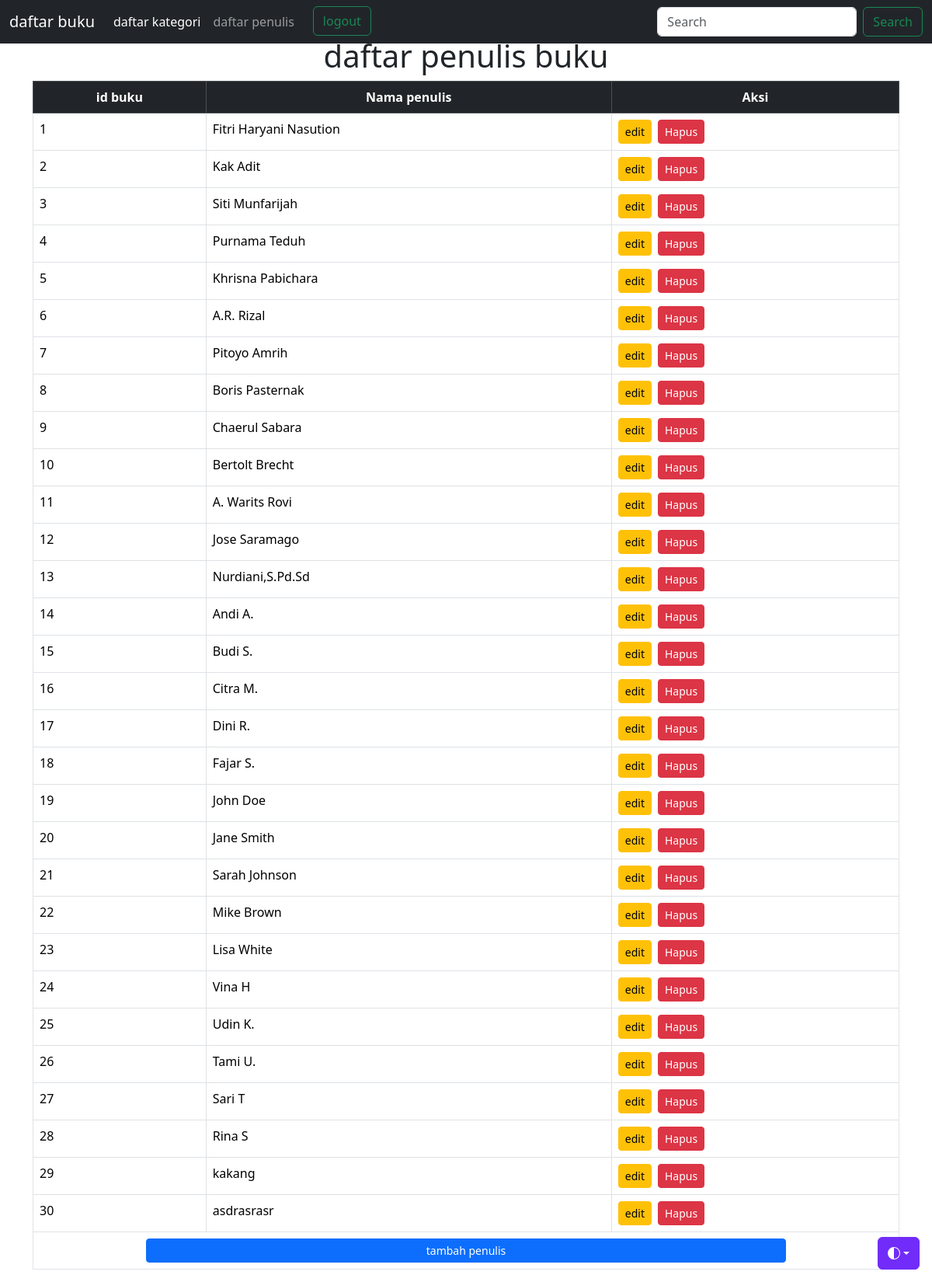
The page /penulis.php on the database its author committed.
### tables this page shows
CREATE TABLE `penulis` (
  `id_penulis` int(11) NOT NULL,
  `nama_penulis` varchar(50) NOT NULL
);

### penulis.php (the view, shortened to what this page needs)
<?php
include('header.php');
include 'koneksi.php';
?>
<div class="container mt-5">
<h1 align="center"> daftar penulis buku</h1>
<table class="table table-bordered table-hover" margin="0">
    <thead class="table-dark">
      <tr align="center">
        <th>id buku</th>
        <th>Nama penulis</th>
        <th>Aksi</th>
      </tr>
    </thead>
    <tbody>
      <?php
      $penulis = mysqli_query($koneksi,"select * from penulis");
      $nomor = 1;
      while($row=mysqli_fetch_array($penulis)){
      ?>
      <tr>
        <td><?php echo $nomor;?></td>
        <td><?php echo $row['nama_penulis'] ?></td>
        <td>
          <div class="d-flex gap-2">
          <a href="editpenulis.php?id_penulis=<?php echo $row ['id_penulis'] ?>" class="btn btn-warning btn-sm"> edit
           </a>
          <a href="hapuspenulis.php?id_penulis=<?php echo $row ['id_penulis'] ?>" class="btn btn-danger btn-sm"  onclick="return confirm('Apakah Anda yakin ingin menghapus data ini?')">Hapus
          </a>
        </td>
      </tr>
      <tr>
      <?php
      $nomor++;
     } ?>
        <td colspan="3"  align="center">
            <a href="tambahpenulis.php"> <button class="btn btn-primary btn-sm w-75"> tambah penulis</button>
      </tr>
</table>
</div>
<?php
include('footer.php');
?>

### rows shown on the page
penulis: nama_penulis "Fitri Haryani Nasution"
penulis: nama_penulis "Kak Adit"
penulis: nama_penulis "Siti Munfarijah"
penulis: nama_penulis "Purnama Teduh"
penulis: nama_penulis "Khrisna Pabichara"
penulis: nama_penulis "A.R. Rizal"
penulis: nama_penulis "Pitoyo Amrih"
penulis: nama_penulis "Boris Pasternak"
penulis: nama_penulis "Chaerul Sabara"
penulis: nama_penulis "Bertolt Brecht"
penulis: nama_penulis "A. Warits Rovi"
penulis: nama_penulis "Jose Saramago"
penulis: nama_penulis "Nurdiani,S.Pd.Sd"
penulis: nama_penulis "Andi A."
penulis: nama_penulis "Budi S."
penulis: nama_penulis "Citra M."
penulis: nama_penulis "Dini R."
penulis: nama_penulis "Fajar S."
penulis: nama_penulis "John Doe"
penulis: nama_penulis "Jane Smith"
penulis: nama_penulis "Sarah Johnson"
penulis: nama_penulis "Mike Brown"
penulis: nama_penulis "Lisa White"
penulis: nama_penulis "Vina H"
penulis: nama_penulis "Udin K."
penulis: nama_penulis "Tami U."
penulis: nama_penulis "Sari T"
penulis: nama_penulis "Rina S"
penulis: nama_penulis "kakang"
penulis: nama_penulis "asdrasrasr"
